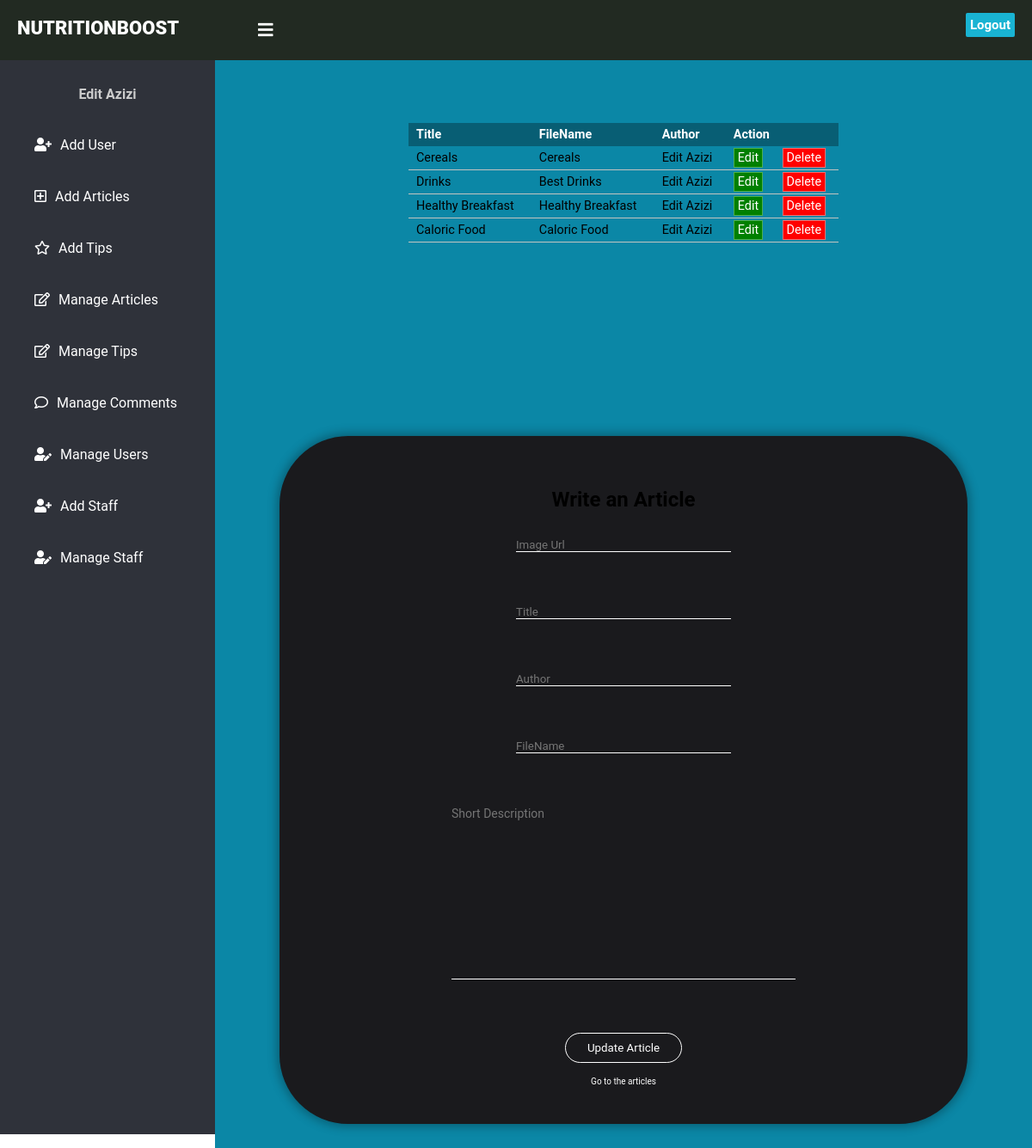
The app's page /AdminManageArticles.php (signed in) with its own data.
### tables this page shows
CREATE TABLE `article` (
  `Article_id` int(11) NOT NULL,
  `img_url` varchar(512) NOT NULL,
  `Title` varchar(255) NOT NULL,
  `ShortDesc` varchar(1000) NOT NULL,
  `Body` varchar(7000) NOT NULL,
  `FileName` varchar(100) NOT NULL,
  `Author` varchar(50) NOT NULL,
  `Date_Created` datetime NOT NULL
);

### Function.php (the view, shortened to what this page needs)
<?php
include('Config.php');
function printArticles(){
	global $mysqli;
	$sql = "SELECT Article_Id,Title, FileName ,Author FROM article";
	$result= $mysqli -> query($sql);
	if ($result -> num_rows > 0){
		while($row = $result -> fetch_assoc()){
			echo "<tr><td>" . $row["Title"] . "</td><td>" . $row["FileName"] . "</td><td>" . $row["Author"] . "</td><td><a href='AdminManageArticles.php?edita=".$row['Article_Id']."' class='edit-btn'>Edit</a>
			 </td><td><a href='Function.php?deletea=".$row['Article_Id']."' class='delete-btn'>Delete</a></td></tr>";
		}
	  echo "</table>";
	}else{
		echo "0 Results";
	}
 }

### Styles/Admin.css (style rules this page uses)
* { margin: 0; padding: 0; font-family: "Roboto", sans-serif; text-decoration: none; }
table tbody tr { border-bottom: 1px solid #c4c4c0; }
table th, table td { padding:5px 9px; }
table tbody tr td .edit-btn { padding: 2px 4px 2px 4px; color: white; border: 1px solid #4CAF50; background-color: green; }
table tbody tr td .delete-btn { padding: 2px 4px 2px 4px; color: white; border: 1px solid #f76d6d; background-color: red; }

### records on screen
article: Title "Cereals", FileName "Cereals", Author "Edit Azizi"
article: Title "Drinks", FileName "Best Drinks", Author "Edit Azizi"
article: Title "Healthy Breakfast", FileName "Healthy Breakfast", Author "Edit Azizi"
article: Title "Caloric Food", FileName "Caloric Food", Author "Edit Azizi"

### other values on screen
$_SESSION['user']['FirstName'] "Edit"
$_SESSION['user']['LastName'] "Azizi"
